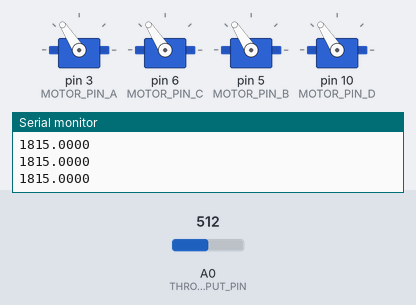
A sketch run on a simulated Arduino Uno, built with avr-gcc and run on an emulated ATmega328P. Shown: 4 × servo, the last lines printed to the serial monitor. The test bench sets the inputs (shaded band); at power-on: A0 (THROTTLE_INPUT_PIN) = 512.

Above: at 2.2 s.
2.3 s: A0 (THROTTLE_INPUT_PIN) set to 710
At 3.0 s:
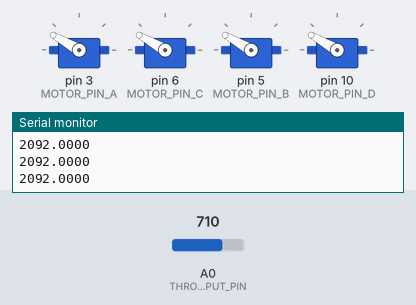
3.8 s: A0 (THROTTLE_INPUT_PIN) set to 900
At 4.1 s:
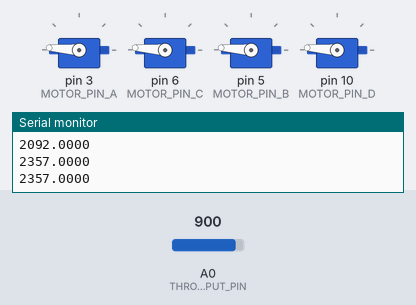
5.3 s: A0 (THROTTLE_INPUT_PIN) set to 1023
At 6.5 s:
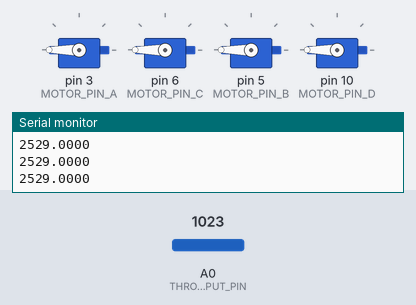
6.8 s: A0 (THROTTLE_INPUT_PIN) set to 122
At 7.6 s:
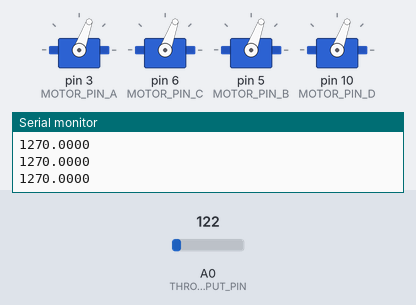
8.3 s: A0 (THROTTLE_INPUT_PIN) set to 0
At 8.8 s:
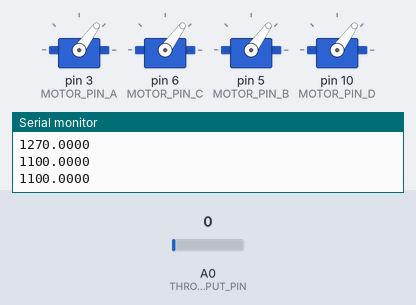
9.8 s: A0 (THROTTLE_INPUT_PIN) set to 511
At 11.1 s:
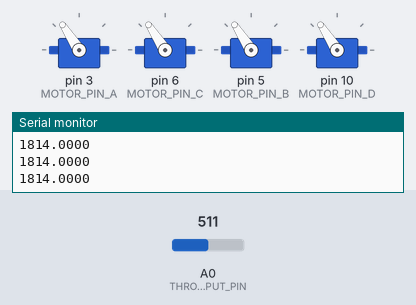
Timing chart, 0 to 12.3 s (numbered marks = the images above; inputs shaded):
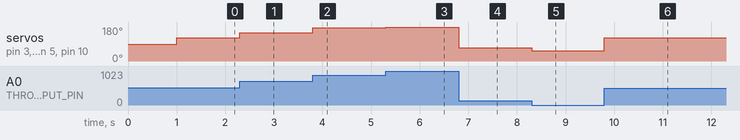

Measured:
- after the input at 2.3 s, servo on pin 3 (MOTOR_PIN_A), servo on pin 6 (MOTOR_PIN_C), servo on pin 5 (MOTOR_PIN_B), servo on pin 10 (MOTOR_PIN_D): 123° → 150° at once
- after the input at 3.8 s, servo on pin 3 (MOTOR_PIN_A), servo on pin 6 (MOTOR_PIN_C), servo on pin 5 (MOTOR_PIN_B), servo on pin 10 (MOTOR_PIN_D): 150° → 176° at once
- after the input at 5.3 s, servo on pin 3 (MOTOR_PIN_A), servo on pin 6 (MOTOR_PIN_C), servo on pin 5 (MOTOR_PIN_B), servo on pin 10 (MOTOR_PIN_D): 176° → 180° at once
- after the input at 6.8 s, servo on pin 3 (MOTOR_PIN_A), servo on pin 6 (MOTOR_PIN_C), servo on pin 5 (MOTOR_PIN_B), servo on pin 10 (MOTOR_PIN_D): 180° → 70° at once
- after the input at 8.3 s, servo on pin 3 (MOTOR_PIN_A), servo on pin 6 (MOTOR_PIN_C), servo on pin 5 (MOTOR_PIN_B), servo on pin 10 (MOTOR_PIN_D): 70° → 54° at once
- after the input at 9.8 s, servo on pin 3 (MOTOR_PIN_A), servo on pin 6 (MOTOR_PIN_C), servo on pin 5 (MOTOR_PIN_B), servo on pin 10 (MOTOR_PIN_D): 54° → 123° at once

The sketch:

ESC_Arming_with_POT.ino
```cpp
#include <Servo.h>

Servo esc1;
Servo esc2;
Servo esc3;
Servo esc4;

#define MAX_SIGNAL 2000      // Simulate throttle at full
#define MIN_SIGNAL 1100     // Simulate throttle at min
#define MOTOR_PIN_A 3
#define MOTOR_PIN_C 6
#define MOTOR_PIN_B 5
#define MOTOR_PIN_D 10

#define THROTTLE_INPUT_PIN 0

#define P_PIN 1
#define I_PIN 2
#define D_PID 3

long last ;
long log_line = 0;

/*
1024 seemed to be the min value for motor to start
*/

void setup()
{
  Serial.begin(115200);


  Serial.println("attaching motors pins...");

  esc1.attach(MOTOR_PIN_A);
  esc2.attach(MOTOR_PIN_C);
  esc3.attach(MOTOR_PIN_B);
  esc4.attach(MOTOR_PIN_D);

  delay(1000);

  Serial.println("attach motors to power...");

  //delay(5000);

  Serial.println("motors attached");

  last = millis();
}

void loop()
{
  esc();
  //pid();
  //tune_up_down();
}

float test_value = 0;
void tune_up_down()
{
  float v = analogRead(THROTTLE_INPUT_PIN);
  //float tune = map(v, 0, 935, 0, 935) / 1000;
  //float tune =  (float)((int)((v / 10000000.0) * 100000.0 + .5))/100000.0;
  float tune = 0.0 ;
  if( v < 200 ) tune = -0.00001;
  else if (v > 700 ) tune = 0.00001;

  //tune = tune - 0.00005;

  if( millis() - last > 200 ) {
    test_value += tune;

    last = millis();
    Serial.print(v, 3);
    Serial.print(" ");

    Serial.print(test_value, 5);
    Serial.print(" ");

    Serial.println(tune, 5);
  }

}

void esc()
{

  float throt = map(analogRead(THROTTLE_INPUT_PIN),0,644,0,900);

  if( millis() - last > 200 ) {
    last = millis();
    Serial.println(MIN_SIGNAL+throt,4);
  }

  esc1.writeMicroseconds(MIN_SIGNAL+throt);
  esc2.writeMicroseconds(MIN_SIGNAL+throt);
  esc3.writeMicroseconds(MIN_SIGNAL+throt);
  esc4.writeMicroseconds(MIN_SIGNAL+throt);

}

void pid()
{
  float p = map(analogRead(P_PIN),0,644,0.0,100000.0)/20000.0;
  float i = map(analogRead(I_PIN),0,644,0.0,100000.0)/50000.0;
  float d = map(analogRead(D_PID),0,644,0.0,100000.0)/30000.0;

  if( millis() - last > 10 ) {
    last = millis();
    Serial.print(log_line++);
    Serial.print("\t");

    Serial.print((int)(p*100.0+.5)/100.0,4);Serial.print("\t");
    Serial.print((int)(i*100.0+.5)/100.0,4);Serial.print("\t");
    Serial.print((int)(d*100.0+.5)/100.0,4);Serial.println("\t");
  }

}
```
